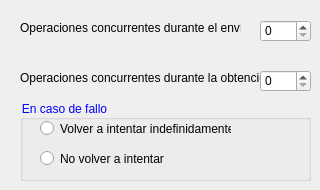
       <widget class="QWidget" name="tab_envio_obtencion_2">
        <attribute name="title">
         <string>Envío/Obtención</string>
        </attribute>
        <widget class="QLabel" name="label_16">
         <property name="geometry">
          <rect>
           <x>20</x>
           <y>20</y>
           <width>221</width>
           <height>16</height>
          </rect>
         </property>
         <property name="text">
          <string>Operaciones concurrentes durante el envío:</string>
         </property>
        </widget>
        <widget class="QLabel" name="label_17">
         <property name="geometry">
          <rect>
           <x>20</x>
           <y>70</y>
           <width>241</width>
           <height>16</height>
          </rect>
         </property>
         <property name="text">
          <string>Operaciones concurrentes durante la obtención:</string>
         </property>
        </widget>
        <widget class="QSpinBox" name="spinBox_8">
         <property name="geometry">
          <rect>
           <x>260</x>
           <y>20</y>
           <width>51</width>
           <height>22</height>
          </rect>
         </property>
        </widget>
        <widget class="QSpinBox" name="spinBox_9">
         <property name="geometry">
          <rect>
           <x>260</x>
           <y>70</y>
           <width>51</width>
           <height>22</height>
          </rect>
         </property>
        </widget>
        <widget class="QGroupBox" name="groupBox_23">
         <property name="geometry">
          <rect>
           <x>20</x>
           <y>100</y>
           <width>291</width>
           <height>81</height>
          </rect>
         </property>
         <property name="styleSheet">
          <string notr="true">color: rgb(0, 0, 255);</string>
         </property>
         <property name="title">
          <string>En caso de fallo</string>
         </property>
         <widget class="QRadioButton" name="radioButton_7">
          <property name="geometry">
           <rect>
            <x>20</x>
            <y>20</y>
            <width>191</width>
            <height>17</height>
           </rect>
          </property>
          <property name="styleSheet">
           <string notr="true">color: rgb(0, 0, 0);</string>
          </property>
          <property name="text">
           <string>Volver a intentar indefinidamente.</string>
          </property>
         </widget>
         <widget class="QRadioButton" name="radioButton_8">
          <property name="geometry">
           <rect>
            <x>20</x>
            <y>50</y>
            <width>191</width>
            <height>17</height>
           </rect>
          </property>
          <property name="styleSheet">
           <string notr="true">color: rgb(0, 0, 0);</string>
          </property>
          <property name="text">
           <string>No volver a intentar</string>
          </property>
         </widget>
        </widget>
       </widget>
